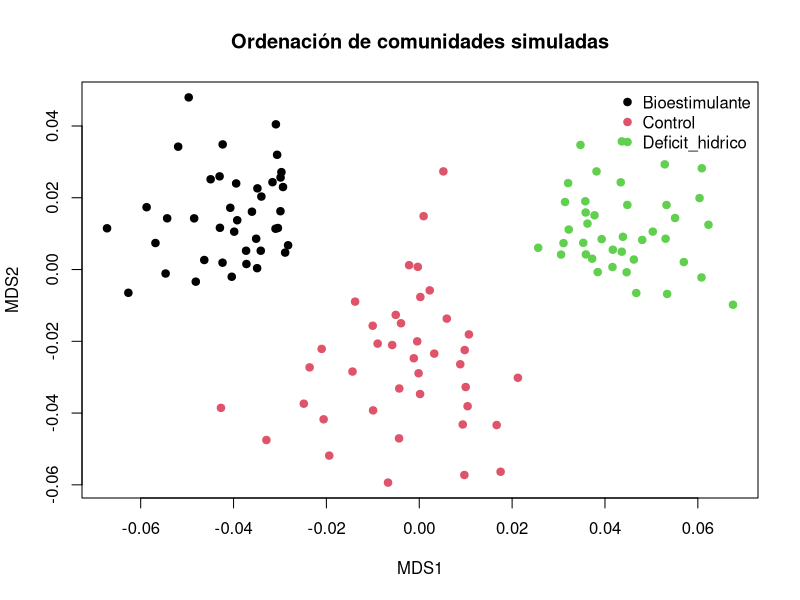

Here is the R script that generated this plot:
# ---------------------------------------------------------------------
# 06_Multivariado_y_Omicas
# PERMANOVA para comunidades microbianas/edafofauna
# ---------------------------------------------------------------------

set.seed(1003)

n_muestras <- 120
n_taxa <- 300

meta <- data.frame(
  tratamiento = factor(rep(c("Control", "Bioestimulante", "Deficit_hidrico"), each = 40)),
  sitio = factor(rep(paste0("Sitio", 1:4), length.out = n_muestras))
)

# Matriz de abundancia simulada (conteos)
abund <- matrix(rpois(n_muestras * n_taxa, lambda = 8), nrow = n_muestras, ncol = n_taxa)

# Señales de comunidad por tratamiento
abund[meta$tratamiento == "Bioestimulante", 1:35] <- abund[meta$tratamiento == "Bioestimulante", 1:35] + 5
abund[meta$tratamiento == "Deficit_hidrico", 36:70] <- abund[meta$tratamiento == "Deficit_hidrico", 36:70] + 6

if (requireNamespace("vegan", quietly = TRUE)) {
  dist_bc <- vegan::vegdist(abund, method = "bray")

  cat("\n--- PERMANOVA (adonis2) ---\n")
  perma <- vegan::adonis2(dist_bc ~ tratamiento + sitio, data = meta, permutations = 999)
  print(perma)

  # Ordenación auxiliar
  ord <- vegan::metaMDS(abund, distance = "bray", k = 2, trymax = 20, trace = 0)
  plot(ord$points, col = as.integer(meta$tratamiento), pch = 19,
       xlab = "MDS1", ylab = "MDS2", main = "Ordenación de comunidades simuladas")
  legend("topright", legend = levels(meta$tratamiento), col = 1:3, pch = 19, bty = "n")
} else {
  message("Paquete 'vegan' no disponible. Instálalo con: install.packages('vegan')")
}
